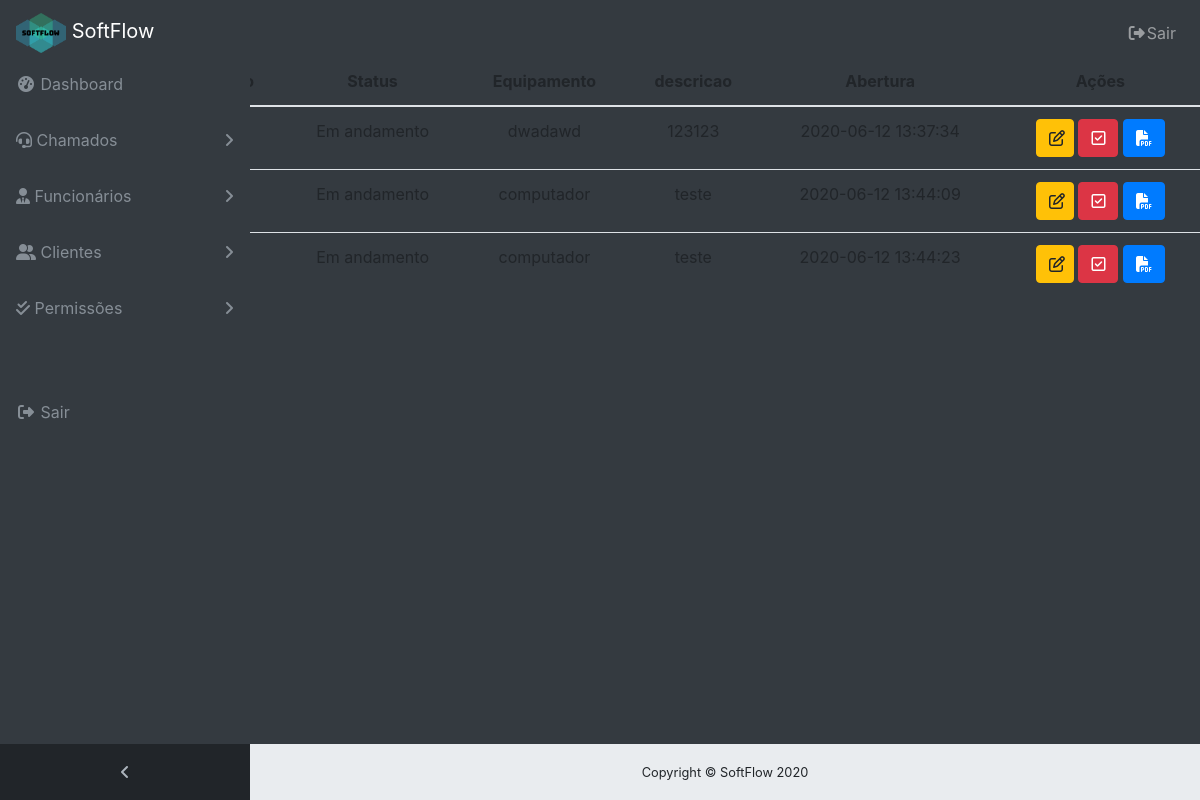
The app's page /chamado_andamento.php (signed in), older data.
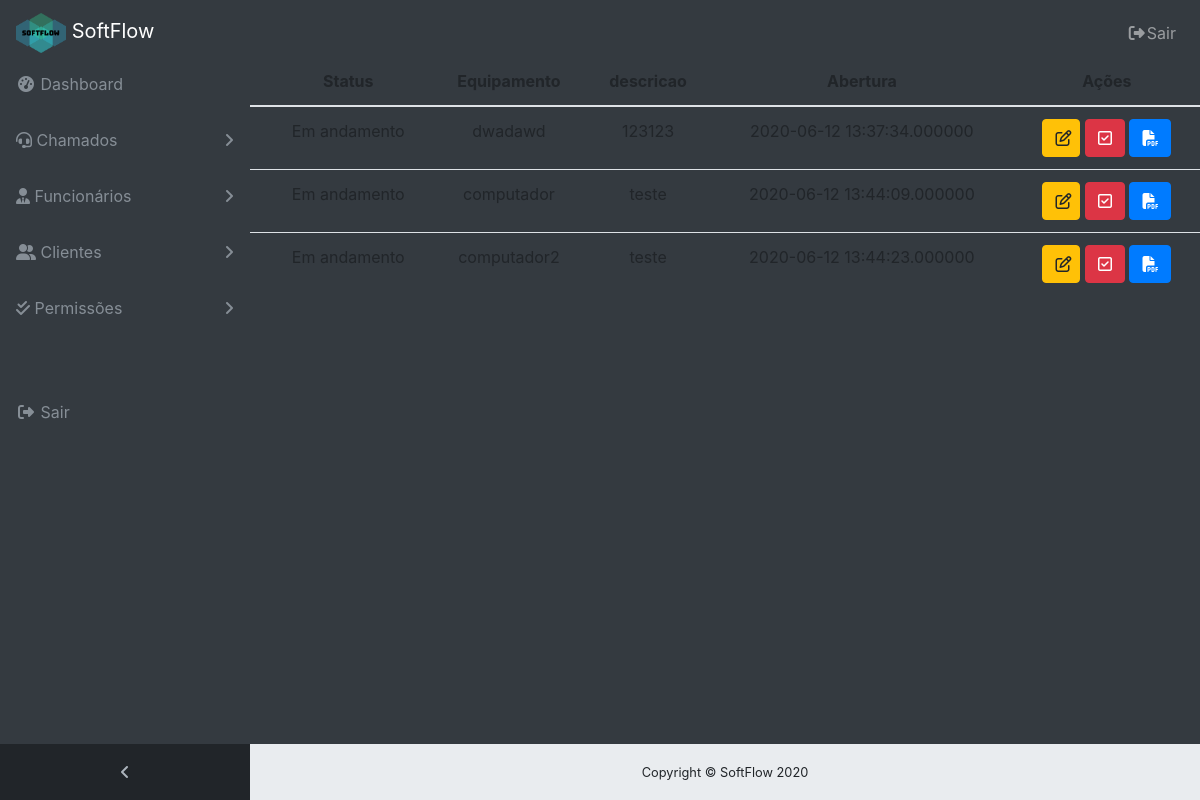
The same page, newer data.
### tables this page shows
CREATE TABLE `chamado` (
  `id` int(11) NOT NULL,
  `id_cliente` int(11) NOT NULL,
  `id_funcionario` int(11) DEFAULT NULL,
  `status` varchar(155) NOT NULL,
  `equipamento` varchar(115) NOT NULL,
  `descricao` varchar(155) NOT NULL,
  `abertura` datetime(6) NOT NULL,
  `encerramento` datetime(6) DEFAULT NULL
);

### classes/Model.php (called while the page is built, shortened)
<?php
require_once 'Conn.php';
class Model
{
    public function __construct()
    {
        $conn = new Conn();
        $this->db = $conn->getConn();
    }
}

### classes/Conn.php (called while the page is built)
<?php
class Conn {
    public static $Host = "localhost";
    public static $User = "root";
    public static $Pass = "microsol45";
    public static $Dbname = "sistema_informatica_pi";
    private static $Connect = null;
    private static function Conectar() {
        try {
            if(self::$Connect == null):
                self::$Connect = new PDO('mysql:host=' . self::$Host .';dbname='.self::$Dbname, self::$User, self::$Pass);
            endif;
        } catch (Exception $ex) {
            echo 'Mensagem: ' . $ex->getMessage();
            die;
        }
        return self::$Connect;
    }
    public function getConn() {
        return self::Conectar();
    }
}

### classes/ChamadoDAO.php (called while the page is built, shortened)
<?php
require_once 'Model.php';
class ChamadoDAO extends Model
{
    public function __construct() {
    	$this->tabela = 'chamado';
    	$this->class = 'Chamado';
    }
    public function listarAndamento($funcionario)
    {
        $sql = "SELECT ch.*, cl.nome AS nome_cliente, fn.nome AS nome_funcionario FROM {$this->tabela} ch
        LEFT JOIN cliente cl ON cl.id = ch.id_cliente
        LEFT JOIN funcionario fn ON fn.id = ch.id_funcionario
        WHERE id_funcionario = '{$funcionario}' AND status='Em andamento'";
        $stmt = $this->db->prepare($sql);
        $stmt->setFetchMode(PDO::FETCH_CLASS, $this->class);
        $stmt->execute();
        return $stmt->fetchAll();
    }
}

### classes/Chamado.php (called while the page is built, shortened)
<?php
class Chamado
{
	private $id;
	private $status;
	private $descricao;
	private $abertura;
    private $equipamento;
    public function getId()
    {
        return $this->id;
    }
    public function getStatus()
    {
        return $this->status;
    }
    public function getDescricao()
    {
        return $this->descricao;
    }
    public function getAbertura()
    {
        return $this->abertura;
    }
    public function getEquipamento()
    {
        return $this->equipamento;
    }
}

### chamado_andamento.php (the view, shortened to what this page needs)
<?php include 'layout/header.php'; ?>
<?php include './layout/menu.php'; ?>
<?php
require 'classes/Chamado.php';
require 'classes/ChamadoDAO.php';
$chamadoDAO = new ChamadoDAO();
$funcionario = $_SESSION['id_funcionario'];
$chamados = $chamadoDAO->listarAndamento($funcionario);
?>
<div style="width: 100%;">
	<table class="table text-center">
		<thead>
			<tr>
				<th>Cliente</th>
				<th>Funcionario</th>
				<th>Status</th>
				<th>Equipamento</th>
				<th>descricao</th>
				<th>Abertura</th>
				<th>Ações</th>
			</tr>
		</thead>
		<tbody>
			<?php foreach ($chamados as $chamado) { ?>
				<tr>
					<td><?= $chamado->nome_cliente; ?></td>
					<td><?= $chamado->nome_funcionario; ?></td>
					<td><?= $chamado->getStatus() ?></td>
					<td><?= $chamado->getEquipamento() ?></td>
					<td><?= $chamado->getDescricao() ?></td>
					<td><?= $chamado->getAbertura() ?></td>
					<td>
						<a class="btn btn-warning" style="padding-right: 8px;" href="form_chamado.php?id=<?= $chamado->getId() ?>"><i class="far fa-edit"></i></a>
						<a class="btn btn-danger" href="controle_chamado.php?acao=finalizarChamado&id=<?= $chamado->getId() ?>" onclick="return confirm('Deseja realmente Finalizar esse chamado?')"><i class="far fa-check-square"></i></a>
						<a href="pdf_chamado_andamento.php?id=<?= $chamado->getId() ?>" class="btn btn-primary"><i class="fas fa-file-pdf"></i></a>
					</td>
				</tr>
			<?php } ?>
		</tbody>
	</table>
</div>
<?php include 'layout/footer.php'; ?>

Row changes from the older to the newer data that the page shows:
changed chamado "dwadawd": abertura "2020-06-12 13:37:34" → "2020-06-12 13:37:34.000000"
changed chamado "computador": abertura "2020-06-12 13:44:09" → "2020-06-12 13:44:09.000000"
changed chamado: equipamento "computador" → "computador2"; abertura "2020-06-12 13:44:23" → "2020-06-12 13:44:23.000000"
